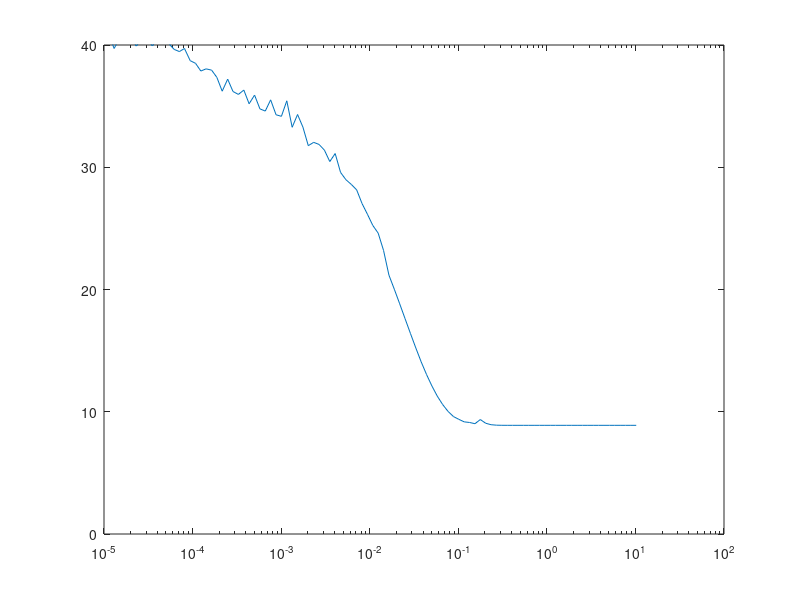
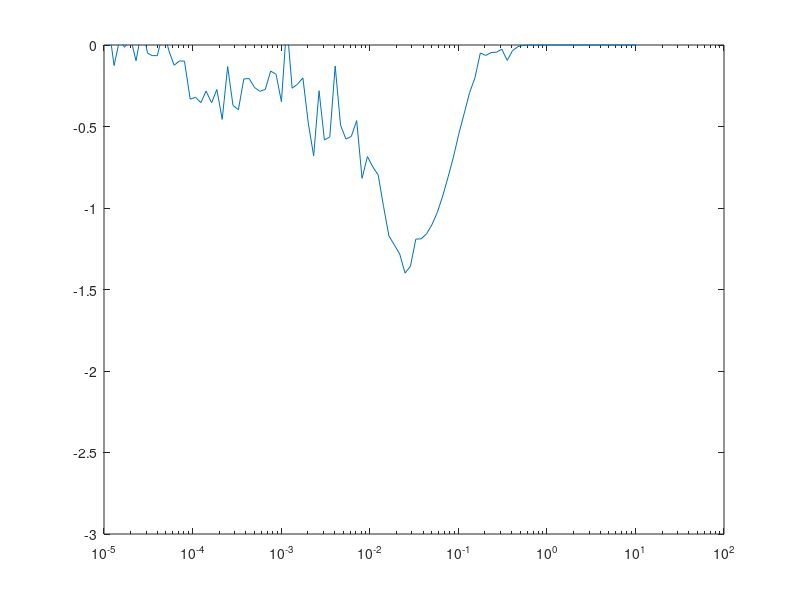

MATLAB code to generate these figures, in order:
clear

lr = [0.000010
0.000012
0.000013
0.000015
0.000017
0.000020
0.000023
0.000027
0.000031
0.000035
0.000040
0.000047
0.000054
0.000062
0.000071
0.000081
0.000094
0.000108
0.000124
0.000142
0.000164
0.000188
0.000216
0.000249
0.000286
0.000329
0.000379
0.000435
0.000501
0.000576
0.000662
0.000761
0.000876
0.001007
0.001158
0.001332
0.001532
0.001761
0.002025
0.002329
0.002679
0.003080
0.003542
0.004074
0.004685
0.005388
0.006196
0.007125
0.008194
0.009423
0.010837
0.012462
0.014331
0.016481
0.018953
0.021796
0.025066
0.028826
0.033149
0.038122
0.043840
0.050416
0.057978
0.066675
0.076676
0.088178
0.101405
0.116615
0.134108
0.154224
0.177357
0.203961
0.234555
0.269738
0.310199
0.356729
0.410238
0.471774
0.542540
0.623921
0.717509
0.825135
0.948905
1.091241
1.254927
1.443166
1.659641
1.908588
2.194876
2.524107
2.902723
3.338132
3.838852
4.414679
5.076881
5.838413
6.714175
7.721302
8.879497
10.211421];

loss = [40.345909
40.407890
39.715286
40.511879
40.275913
40.539421
39.925194
40.278965
40.261887
39.951096
40.213257
40.380280
40.104485
39.639153
39.462902
39.715996
38.719063
38.501640
37.870232
38.049007
37.944756
37.353661
36.221420
37.207638
36.195862
35.958549
36.312916
35.191971
35.903076
34.775654
34.596458
35.513206
34.293697
34.165943
35.434731
33.270107
34.314735
33.283924
31.766520
32.037144
31.866865
31.400242
30.465933
31.121750
29.578182
28.980515
28.595673
28.147554
27.030807
26.156046
25.240788
24.609371
23.192593
21.174006
20.023144
18.830242
17.614510
16.405632
15.218871
14.079283
13.039997
12.103170
11.272966
10.585480
10.026716
9.607455
9.380188
9.172825
9.122923
9.022336
9.362761
9.059034
8.939719
8.902149
8.892401
8.890370
8.890041
8.890001
8.889997
8.889997
8.889997
8.889997
8.889997
8.889997
8.889997
8.889997
8.889997
8.889997
8.889997
8.889997
8.889997
8.889997
8.889997
8.889997
8.889997
8.889997
8.889997
8.889997
8.889997
8.889997];

sma = 1;
derivatives = (loss(1+sma:end) - loss(1:end-sma))/sma;
derivatives = filter(ones(1,5)/5,1,derivatives);
figure();
semilogx(lr, loss);
ylim([0 40])
figure();
semilogx(lr(2:end), derivatives)
ylim([-3 0])
